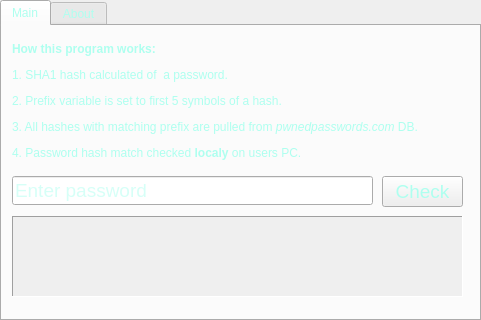
<?xml version="1.0" encoding="UTF-8"?>
<ui version="4.0">
 <class>MainWindow</class>
 <widget class="QMainWindow" name="MainWindow">
  <property name="geometry">
   <rect>
    <x>0</x>
    <y>0</y>
    <width>481</width>
    <height>320</height>
   </rect>
  </property>
  <property name="sizePolicy">
   <sizepolicy hsizetype="Fixed" vsizetype="Fixed">
    <horstretch>0</horstretch>
    <verstretch>0</verstretch>
   </sizepolicy>
  </property>
  <property name="minimumSize">
   <size>
    <width>481</width>
    <height>320</height>
   </size>
  </property>
  <property name="maximumSize">
   <size>
    <width>481</width>
    <height>320</height>
   </size>
  </property>
  <property name="windowTitle">
   <string>pwnCheck</string>
  </property>
  <widget class="QWidget" name="centralwidget">
   <widget class="QTabWidget" name="tabWidget">
    <property name="geometry">
     <rect>
      <x>0</x>
      <y>0</y>
      <width>481</width>
      <height>321</height>
     </rect>
    </property>
    <property name="toolTip">
     <string/>
    </property>
    <property name="whatsThis">
     <string>&lt;html&gt;&lt;head/&gt;&lt;body&gt;&lt;p align=&quot;center&quot;&gt;Log&lt;/p&gt;&lt;/body&gt;&lt;/html&gt;</string>
    </property>
    <property name="styleSheet">
     <string notr="true">Log
color: qradialgradient(spread:pad, cx:0.5, cy:0.5, radius:0.5, fx:0.5, fy:0.5, stop:0 rgba(0, 0, 0, 255), stop:0.19397 rgba(0, 0, 0, 255), stop:0.202312 rgba(122, 97, 0, 255), stop:0.495514 rgba(76, 58, 0, 255), stop:0.504819 rgba(255, 255, 255, 255), stop:0.79 rgba(255, 255, 255, 255), stop:1 rgba(255, 158, 158, 255));
color: rgb(174, 255, 239);
font: 75 italic 9pt &quot;Noto Sans&quot;;</string>
    </property>
    <property name="currentIndex">
     <number>0</number>
    </property>
    <widget class="QWidget" name="mainTab">
     <attribute name="title">
      <string>Main</string>
     </attribute>
     <widget class="QPushButton" name="checkButton">
      <property name="geometry">
       <rect>
        <x>380</x>
        <y>150</y>
        <width>81</width>
        <height>31</height>
       </rect>
      </property>
      <property name="font">
       <font>
        <pointsize>14</pointsize>
       </font>
      </property>
      <property name="text">
       <string>Check</string>
      </property>
     </widget>
     <widget class="QLabel" name="resultLabel">
      <property name="geometry">
       <rect>
        <x>10</x>
        <y>190</y>
        <width>451</width>
        <height>81</height>
       </rect>
      </property>
      <property name="font">
       <font>
        <family>Courier 10 Pitch</family>
        <pointsize>10</pointsize>
       </font>
      </property>
      <property name="cursor">
       <cursorShape>IBeamCursor</cursorShape>
      </property>
      <property name="autoFillBackground">
       <bool>true</bool>
      </property>
      <property name="styleSheet">
       <string notr="true"/>
      </property>
      <property name="frameShape">
       <enum>QFrame::Panel</enum>
      </property>
      <property name="frameShadow">
       <enum>QFrame::Sunken</enum>
      </property>
      <property name="text">
       <string/>
      </property>
      <property name="textFormat">
       <enum>Qt::RichText</enum>
      </property>
      <property name="alignment">
       <set>Qt::AlignLeading|Qt::AlignLeft|Qt::AlignTop</set>
      </property>
      <property name="wordWrap">
       <bool>true</bool>
      </property>
      <property name="margin">
       <number>0</number>
      </property>
      <property name="textInteractionFlags">
       <set>Qt::LinksAccessibleByMouse|Qt::TextSelectableByMouse</set>
      </property>
     </widget>
     <widget class="QLabel" name="infoLabel">
      <property name="geometry">
       <rect>
        <x>10</x>
        <y>10</y>
        <width>451</width>
        <height>131</height>
       </rect>
      </property>
      <property name="cursor">
       <cursorShape>IBeamCursor</cursorShape>
      </property>
      <property name="text">
       <string>&lt;!DOCTYPE HTML PUBLIC &quot;-//W3C//DTD HTML 4.0//EN&quot; &quot;http://www.w3.org/TR/REC-html40/strict.dtd&quot;&gt;
&lt;html&gt;&lt;head&gt;&lt;meta name=&quot;qrichtext&quot; content=&quot;1&quot; /&gt;&lt;style type=&quot;text/css&quot;&gt;
p, li { white-space: pre-wrap; }
&lt;/style&gt;&lt;/head&gt;&lt;body style=&quot; font-family:'Noto Sans'; font-size:9pt; font-weight:400; font-style:normal;&quot;&gt;
&lt;p style=&quot; margin-top:12px; margin-bottom:12px; margin-left:0px; margin-right:0px; -qt-block-indent:0; text-indent:0px;&quot;&gt;&lt;span style=&quot; font-weight:600;&quot;&gt;How this program works:&lt;/span&gt;&lt;/p&gt;
&lt;p style=&quot; margin-top:12px; margin-bottom:12px; margin-left:0px; margin-right:0px; -qt-block-indent:0; text-indent:0px;&quot;&gt;&lt;span style=&quot; font-weight:296;&quot;&gt;1. SHA1 hash calculated of  a password.&lt;/span&gt;&lt;/p&gt;
&lt;p style=&quot; margin-top:12px; margin-bottom:12px; margin-left:0px; margin-right:0px; -qt-block-indent:0; text-indent:0px;&quot;&gt;&lt;span style=&quot; font-weight:296;&quot;&gt;2. Prefix variable is set to first 5 symbols of a hash.&lt;/span&gt;&lt;/p&gt;
&lt;p style=&quot; margin-top:12px; margin-bottom:12px; margin-left:0px; margin-right:0px; -qt-block-indent:0; text-indent:0px;&quot;&gt;&lt;span style=&quot; font-weight:296;&quot;&gt;3. All hashes with matching prefix are pulled from &lt;/span&gt;&lt;span style=&quot; font-weight:296; font-style:italic;&quot;&gt;pwnedpasswords.com &lt;/span&gt;&lt;span style=&quot; font-weight:296;&quot;&gt;DB.&lt;/span&gt;&lt;/p&gt;
&lt;p style=&quot; margin-top:12px; margin-bottom:12px; margin-left:0px; margin-right:0px; -qt-block-indent:0; text-indent:0px;&quot;&gt;&lt;span style=&quot; font-weight:296;&quot;&gt;4. Password hash match checked &lt;/span&gt;&lt;span style=&quot; font-weight:600;&quot;&gt;localy&lt;/span&gt;&lt;span style=&quot; font-weight:296;&quot;&gt; on users PC.&lt;/span&gt;&lt;/p&gt;&lt;/body&gt;&lt;/html&gt;</string>
      </property>
      <property name="textInteractionFlags">
       <set>Qt::LinksAccessibleByMouse|Qt::TextSelectableByMouse</set>
      </property>
     </widget>
     <widget class="QLineEdit" name="passwordLineEdit">
      <property name="geometry">
       <rect>
        <x>10</x>
        <y>150</y>
        <width>361</width>
        <height>29</height>
       </rect>
      </property>
      <property name="font">
       <font>
        <pointsize>14</pointsize>
       </font>
      </property>
      <property name="cursor">
       <cursorShape>IBeamCursor</cursorShape>
      </property>
      <property name="autoFillBackground">
       <bool>false</bool>
      </property>
      <property name="echoMode">
       <enum>QLineEdit::Password</enum>
      </property>
      <property name="readOnly">
       <bool>false</bool>
      </property>
      <property name="placeholderText">
       <string>Enter password</string>
      </property>
     </widget>
    </widget>
    <widget class="QWidget" name="aboutTab">
     <attribute name="title">
      <string>About</string>
     </attribute>
     <widget class="QScrollArea" name="aboutScrollArea">
      <property name="geometry">
       <rect>
        <x>0</x>
        <y>0</y>
        <width>481</width>
        <height>291</height>
       </rect>
      </property>
      <property name="widgetResizable">
       <bool>true</bool>
      </property>
      <widget class="QWidget" name="aboutScroll">
       <property name="geometry">
        <rect>
         <x>0</x>
         <y>0</y>
         <width>466</width>
         <height>551</height>
        </rect>
       </property>
       <layout class="QHBoxLayout" name="horizontalLayout">
        <item>
         <widget class="QLabel" name="aboutLabel">
          <property name="cursor">
           <cursorShape>IBeamCursor</cursorShape>
          </property>
          <property name="mouseTracking">
           <bool>true</bool>
          </property>
          <property name="focusPolicy">
           <enum>Qt::ClickFocus</enum>
          </property>
          <property name="autoFillBackground">
           <bool>true</bool>
          </property>
          <property name="frameShape">
           <enum>QFrame::StyledPanel</enum>
          </property>
          <property name="lineWidth">
           <number>1</number>
          </property>
          <property name="text">
           <string>&lt;!DOCTYPE HTML PUBLIC &quot;-//W3C//DTD HTML 4.0//EN&quot; &quot;http://www.w3.org/TR/REC-html40/strict.dtd&quot;&gt;
&lt;html&gt;&lt;head&gt;&lt;meta name=&quot;qrichtext&quot; content=&quot;1&quot; /&gt;&lt;style type=&quot;text/css&quot;&gt;
p, li { white-space: pre-wrap; }
&lt;/style&gt;&lt;/head&gt;&lt;body style=&quot; font-family:'Noto Sans'; font-size:9pt; font-weight:400; font-style:normal;&quot;&gt;
&lt;p align=&quot;center&quot; style=&quot; margin-top:12px; margin-bottom:12px; margin-left:0px; margin-right:0px; -qt-block-indent:0; text-indent:0px;&quot;&gt;&lt;span style=&quot; font-weight:600;&quot;&gt;VERSION&lt;/span&gt;&lt;/p&gt;
&lt;p style=&quot; margin-top:12px; margin-bottom:12px; margin-left:0px; margin-right:0px; -qt-block-indent:0; text-indent:0px;&quot;&gt;Version: 1.0&lt;/p&gt;
&lt;p style=&quot; margin-top:12px; margin-bottom:12px; margin-left:0px; margin-right:0px; -qt-block-indent:0; text-indent:0px;&quot;&gt;Build date: 2019-03-28&lt;/p&gt;
&lt;p align=&quot;center&quot; style=&quot; margin-top:12px; margin-bottom:12px; margin-left:0px; margin-right:0px; -qt-block-indent:0; text-indent:0px;&quot;&gt;&lt;span style=&quot; font-weight:600;&quot;&gt;DESCRIPTION&lt;/span&gt;&lt;/p&gt;
&lt;p align=&quot;justify&quot; style=&quot; margin-top:12px; margin-bottom:12px; margin-left:0px; margin-right:0px; -qt-block-indent:0; text-indent:0px;&quot;&gt;This program is a graphical user interface for checking pwned passwords, it's writen with &lt;span style=&quot; font-weight:600;&quot;&gt;python&lt;/span&gt; and &lt;span style=&quot; font-weight:600;&quot;&gt;pyQT4&lt;/span&gt;. Program calculates password hash and then searches for matches with first 5 symbols (prefix) in &lt;span style=&quot; font-style:italic;&quot;&gt;https://api.pwnedpasswords.com&lt;/span&gt;, then full hash match is found localy on users PC.&lt;/p&gt;
&lt;p align=&quot;center&quot; style=&quot; margin-top:12px; margin-bottom:12px; margin-left:0px; margin-right:0px; -qt-block-indent:0; text-indent:0px;&quot;&gt;&lt;span style=&quot; font-weight:600;&quot;&gt;CONTACTS&lt;/span&gt;&lt;/p&gt;
&lt;p style=&quot; margin-top:12px; margin-bottom:12px; margin-left:0px; margin-right:0px; -qt-block-indent:0; text-indent:0px;&quot;&gt;Copyright (C) 2019 Martynas J. &lt;/p&gt;
&lt;p style=&quot; margin-top:12px; margin-bottom:12px; margin-left:0px; margin-right:0px; -qt-block-indent:0; text-indent:0px;&quot;&gt;f5AFfMhv@protonmail.com &lt;/p&gt;
&lt;p style=&quot; margin-top:12px; margin-bottom:12px; margin-left:0px; margin-right:0px; -qt-block-indent:0; text-indent:0px;&quot;&gt;https://github.com/f5AFfMhv&lt;/p&gt;
&lt;p align=&quot;center&quot; style=&quot; margin-top:12px; margin-bottom:12px; margin-left:0px; margin-right:0px; -qt-block-indent:0; text-indent:0px;&quot;&gt;&lt;span style=&quot; font-weight:600;&quot;&gt;LICENSE&lt;/span&gt;&lt;/p&gt;
&lt;p align=&quot;justify&quot; style=&quot; margin-top:12px; margin-bottom:12px; margin-left:0px; margin-right:0px; -qt-block-indent:0; text-indent:0px;&quot;&gt;&lt;span style=&quot; font-weight:600;&quot;&gt;pwnCheck&lt;/span&gt; is free software: you can redistribute it and/or modify it under the terms of the GNU General Public License as published by the Free Software Foundation, either version 3 of the License, or (at your option) any later version. &lt;span style=&quot; font-weight:600;&quot;&gt;pwnCheck&lt;/span&gt; is distributed in the hope that it will be useful, but WITHOUT ANY WARRANTY; without even the implied warranty of MERCHANTABILITY or FITNESS FOR A PARTICULAR PURPOSE. See the GNU General Public License for more details. You should have received a copy of the GNU General Public License along with &lt;span style=&quot; font-weight:600;&quot;&gt;pwnCheck&lt;/span&gt;. If not, see &amp;lt;https://www.gnu.org/licenses/&amp;gt;.&lt;/p&gt;&lt;/body&gt;&lt;/html&gt;</string>
          </property>
          <property name="textFormat">
           <enum>Qt::RichText</enum>
          </property>
          <property name="alignment">
           <set>Qt::AlignLeading|Qt::AlignLeft|Qt::AlignTop</set>
          </property>
          <property name="wordWrap">
           <bool>true</bool>
          </property>
          <property name="margin">
           <number>10</number>
          </property>
          <property name="indent">
           <number>-1</number>
          </property>
          <property name="openExternalLinks">
           <bool>false</bool>
          </property>
          <property name="textInteractionFlags">
           <set>Qt::TextSelectableByMouse</set>
          </property>
         </widget>
        </item>
       </layout>
      </widget>
     </widget>
    </widget>
   </widget>
  </widget>
 </widget>
 <tabstops>
  <tabstop>checkButton</tabstop>
  <tabstop>tabWidget</tabstop>
 </tabstops>
 <resources/>
 <connections/>
</ui>
